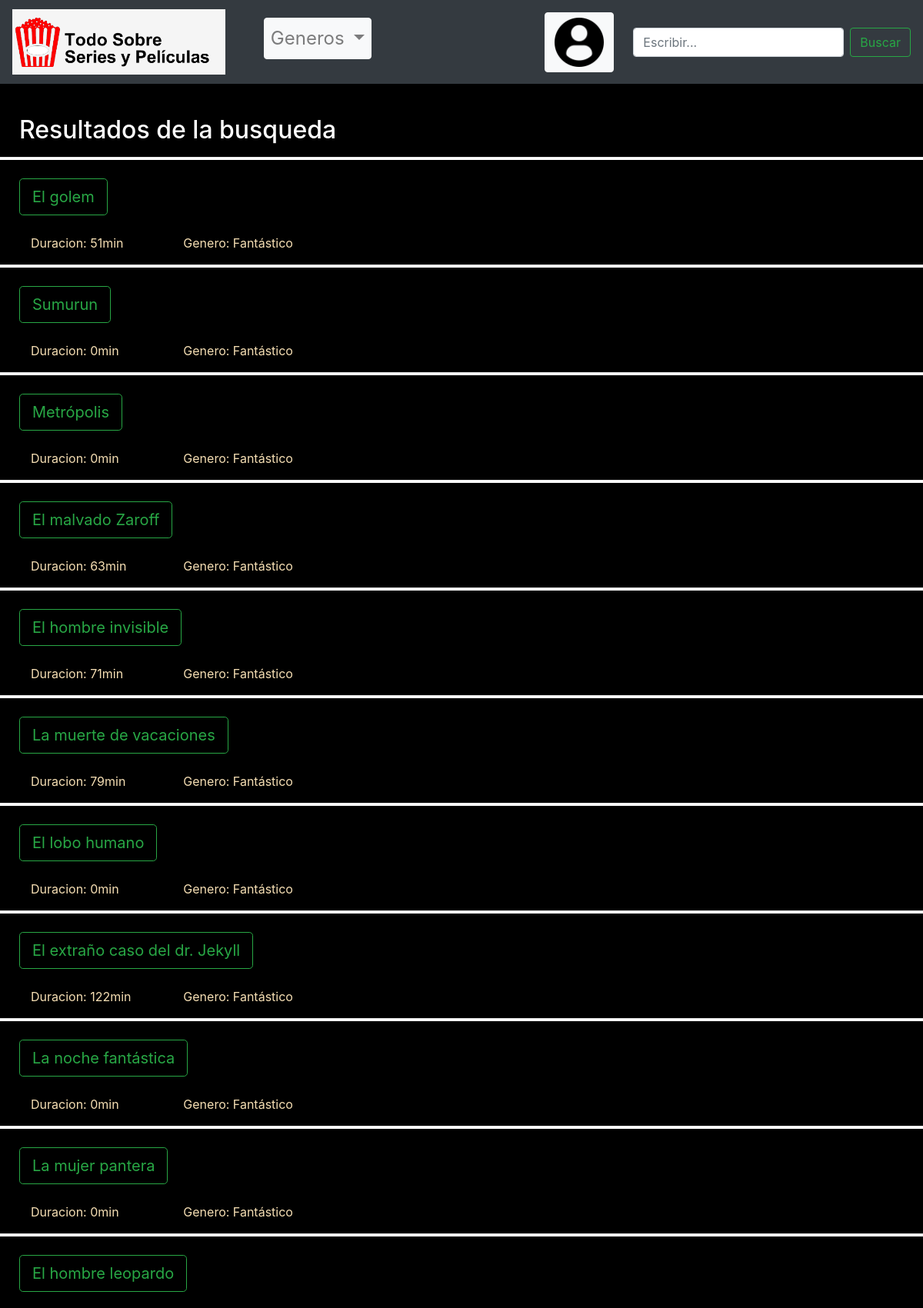
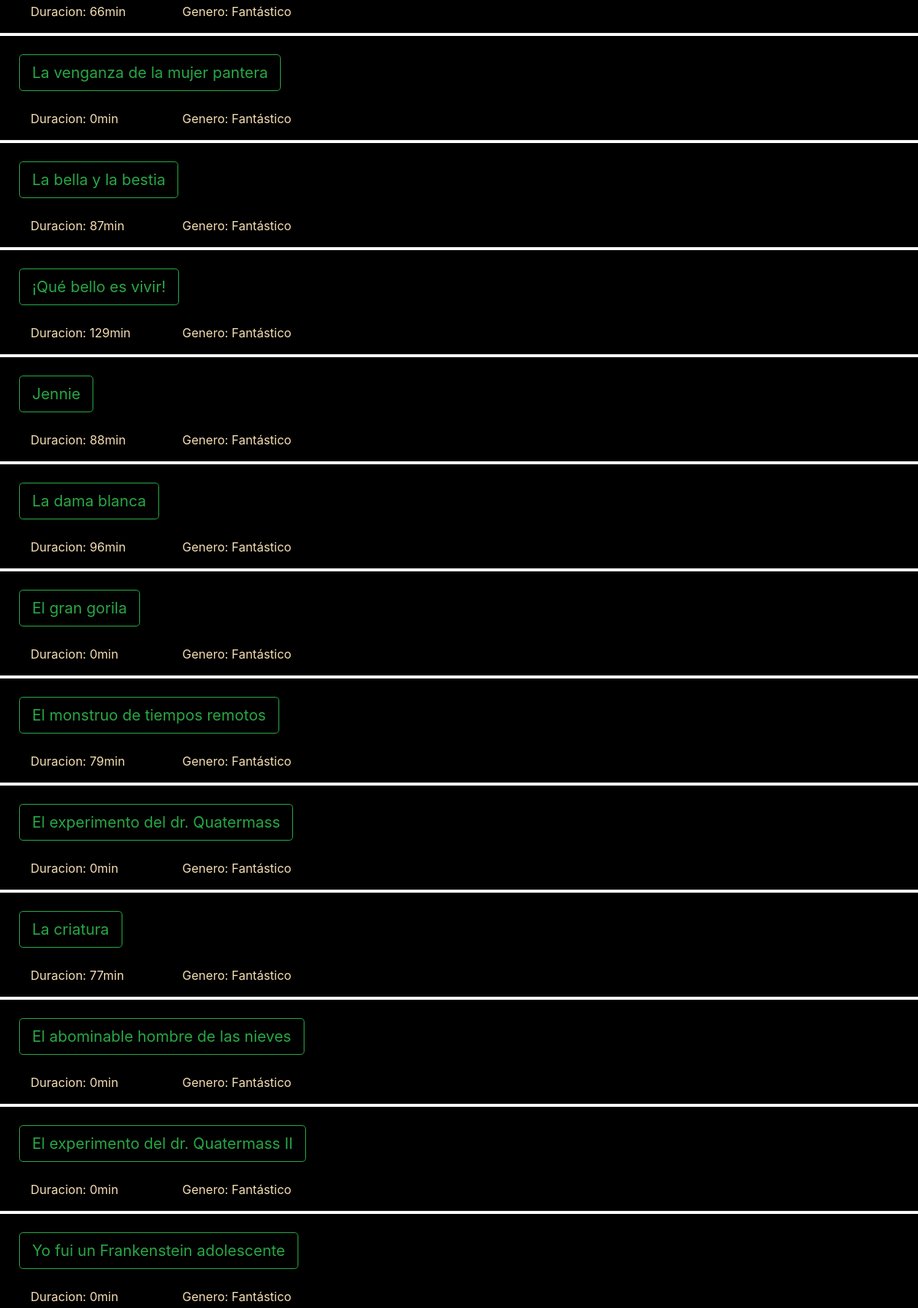
The page /busqueda.php (upper part) on the database its author committed (2 pictures, top to bottom).
### tables this page shows
CREATE TABLE peliculas_cine (
  id INT NOT NULL auto_increment,
  titulo_peli VARCHAR(80),
  titulo_peli_original VARCHAR(80),
  produccion SMALLINT,
  duracion_peli SMALLINT,
  calificacion SMALLINT,
  bn_sn BOOLEAN DEFAULT FALSE,
  tiene_sinopsis BOOLEAN NOT NULL DEFAULT FALSE,
   
  CONSTRAINT pk_pelicula PRIMARY KEY (id),
  CONSTRAINT uq_titulo_peli UNIQUE KEY titulo_peli (titulo_peli)
);

CREATE TABLE generos (
  id INT NOT NULL auto_increment,
  genero VARCHAR(16) NOT NULL,
   
  CONSTRAINT pk_genero PRIMARY KEY (genero),
  CONSTRAINT uq_id UNIQUE KEY (id)
);

### busqueda.php (the view, shortened to what this page needs)
<?php
include_once("header.php");
?>
<div style="height: 150px;"></div>
<h2 class="titulo_pelis">Resultados de la busqueda</h2>
<?php
    $busqueda = $_GET["buscar"];
     $consulta = "SELECT  peli.titulo_peli,peli.duracion_peli, g.genero
     from peliculas_cine peli, generos g, peliculas_cine_generos pe
     where g.id = pe.genero_id and pe.pelicula_id = peli.id
     and peli.titulo_peli like '%$busqueda%'
     limit 100
     ";
    $resultado = mysqli_query( $conexion, $consulta ) or die ( "Algo ha ido mal en la consulta a la base de datos");
    while ($columna = mysqli_fetch_array( $resultado))
    {
    echo "<div class='linea_pelis'>
            <hr/>
        </div>
        <br/>";
    echo "<div class='row texto_lista'>";
    echo "<form action='peliculas.php' method='get'>
            <input class='btn btn-outline-success btn-lg'   type='submit' value='" . $columna['titulo_peli'] . "' name='peli'>
        </form>
        </div>
        <br/>
            <div class='row texto_lista'>
            <div class='col-md-2'>Duracion:  " . $columna['duracion_peli'] . "min</div>
            <div class='col-md-2'>Genero:  " . $columna['genero'] . "</div>
            ";
    echo "</div>";
    }
?>
<?php
    include_once("footer.php");
?>

### index.css (style rules this page uses)
.linea_pelis { height: 4px; background-color: white; }
body { background-color: black; }
.texto_lista { color:wheat; margin-left: 25px; }
.titulo_pelis { color: white; margin-left: 25px; }

### rows shown on the page
peliculas_cine: peli "El golem", duracion_peli "51", generos.genero "Fantástico"
peliculas_cine: peli "Sumurun", duracion_peli "0", generos.genero "Fantástico"
peliculas_cine: peli "Metrópolis", duracion_peli "0", generos.genero "Fantástico"
peliculas_cine: peli "El malvado Zaroff", duracion_peli "63", generos.genero "Fantástico"
peliculas_cine: peli "El hombre invisible", duracion_peli "71", generos.genero "Fantástico"
peliculas_cine: peli "La muerte de vacaciones", duracion_peli "79", generos.genero "Fantástico"
peliculas_cine: peli "El lobo humano", duracion_peli "0", generos.genero "Fantástico"
peliculas_cine: peli "El extraño caso del dr. Jekyll", duracion_peli "122", generos.genero "Fantástico"
peliculas_cine: peli "La noche fantástica", duracion_peli "0", generos.genero "Fantástico"
peliculas_cine: peli "La mujer pantera", duracion_peli "0", generos.genero "Fantástico"
peliculas_cine: peli "El hombre leopardo", duracion_peli "66", generos.genero "Fantástico"
peliculas_cine: peli "La venganza de la mujer pantera", duracion_peli "0", generos.genero "Fantástico"
peliculas_cine: peli "La bella y la bestia", duracion_peli "87", generos.genero "Fantástico"
peliculas_cine: peli "¡Qué bello es vivir!", duracion_peli "129", generos.genero "Fantástico"
peliculas_cine: peli "Jennie", duracion_peli "88", generos.genero "Fantástico"
peliculas_cine: peli "La dama blanca", duracion_peli "96", generos.genero "Fantástico"
peliculas_cine: peli "El gran gorila", duracion_peli "0", generos.genero "Fantástico"
peliculas_cine: peli "El monstruo de tiempos remotos", duracion_peli "79", generos.genero "Fantástico"
peliculas_cine: peli "El experimento del dr. Quatermass", duracion_peli "0", generos.genero "Fantástico"
peliculas_cine: peli "La criatura", duracion_peli "77", generos.genero "Fantástico"
peliculas_cine: peli "El abominable hombre de las nieves", duracion_peli "0", generos.genero "Fantástico"
peliculas_cine: peli "El experimento del dr. Quatermass II", duracion_peli "0", generos.genero "Fantástico"
peliculas_cine: peli "Yo fui un Frankenstein adolescente", duracion_peli "0", generos.genero "Fantástico"
